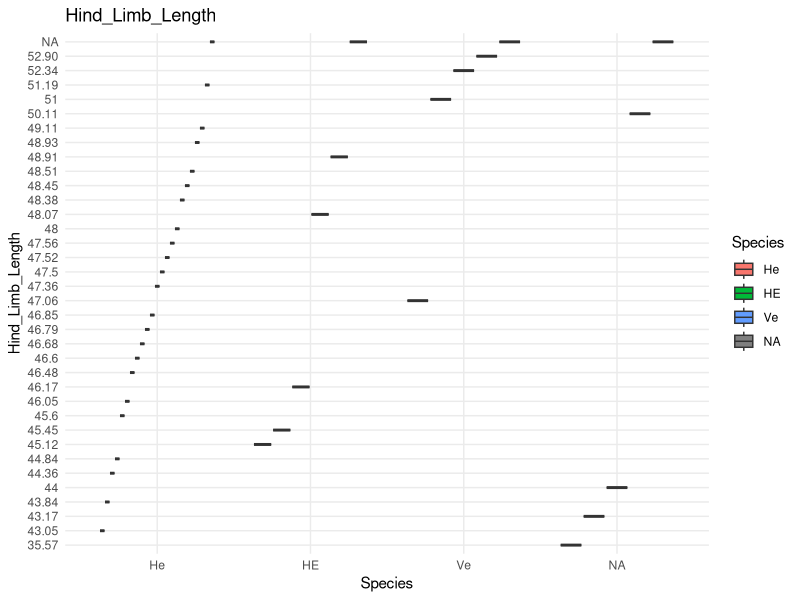

Reproduce this figure in R. (Note: this script raises an error after producing the figure.)
install.packages("readxl")
library(readxl)
my_data <- read_excel("cleanKratdata1217.xlsx")
unique(as.Date(my_data$EditDate))
length(unique(as.Date(my_data$EditDate))
)
library(ggplot2)

ggplot(my_data, aes(x = Species, y = Hind_Limb_Length, fill = Species)) +
  geom_boxplot() +
  theme_minimal() +
  labs(title = "Hind_Limb_Length")
library(tidyverse)

my_data <- my_data |> 
  mutate(Tail_Body_Ratio = Tail_Length / Body_Length)
str(my_data[c("Tail_Length", "Body_Length")])
library(dplyr)

my_data <- my_data |> 
  mutate(
    Tail_Length = as.numeric(Tail_Length),
    Body_Length = as.numeric(Body_Length),
    Tail_Body_Ratio = Tail_Length / Body_Length
  )

ggplot(my_data, aes(x = Species, y = Tail_Body_Ratio, fill = Species)) +
  geom_boxplot(alpha = 0.7) +
  geom_jitter(width = 0.2) + 
  theme_minimal() +
  labs(title = "Tail Length / Body Length",
       y = "Tail Length / Body Length")

ratio_test <- t.test(Tail_Body_Ratio ~ Species, data = my_data)

print(ratio_test)
